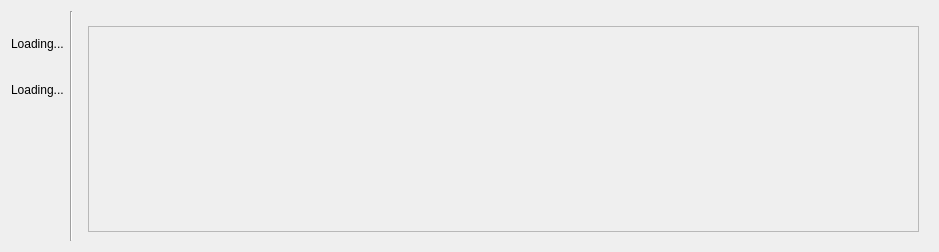
<?xml version="1.0" encoding="UTF-8"?>
<ui version="4.0">
 <class>Form</class>
 <widget class="QWidget" name="Form">
  <property name="geometry">
   <rect>
    <x>0</x>
    <y>0</y>
    <width>939</width>
    <height>252</height>
   </rect>
  </property>
  <property name="windowTitle">
   <string>Form</string>
  </property>
  <layout class="QHBoxLayout" name="horizontalLayout" stretch="0,0,1">
   <item>
    <layout class="QVBoxLayout" name="verticalLayout">
     <item>
      <layout class="QHBoxLayout" name="horizontalLayout_2">
       <item>
        <widget class="PyDMByteIndicator" name="bc_bytes">
         <property name="enabled">
          <bool>false</bool>
         </property>
         <property name="toolTip">
          <string/>
         </property>
         <property name="channel" stdset="0">
          <string>ca://${line_arbiter_prefix}BeamClassOutputs:BeamClassChannel_RBV</string>
         </property>
         <property name="orientation" stdset="0">
          <enum>Qt::Vertical</enum>
         </property>
         <property name="numBits" stdset="0">
          <number>4</number>
         </property>
         <property name="labels" stdset="0">
          <stringlist>
           <string>Channel 01 - BC Bit 0 (LSB)</string>
           <string>Channel 02 - BC Bit 1</string>
           <string>Channel 03 - BC Bit 2</string>
           <string>Channel 04 - BC Bit 3 (MSB)</string>
          </stringlist>
         </property>
        </widget>
       </item>
       <item>
        <spacer name="horizontalSpacer_2">
         <property name="orientation">
          <enum>Qt::Horizontal</enum>
         </property>
         <property name="sizeHint" stdset="0">
          <size>
           <width>40</width>
           <height>20</height>
          </size>
         </property>
        </spacer>
       </item>
      </layout>
     </item>
     <item>
      <widget class="QLabel" name="bc_summary_label">
       <property name="text">
        <string>Loading...</string>
       </property>
      </widget>
     </item>
     <item>
      <layout class="QHBoxLayout" name="horizontalLayout_3">
       <item>
        <widget class="PyDMByteIndicator" name="rate_bytes">
         <property name="enabled">
          <bool>false</bool>
         </property>
         <property name="toolTip">
          <string/>
         </property>
         <property name="channel" stdset="0">
          <string>ca://${line_arbiter_prefix}CuRateOutputs:CTLSChannel_RBV</string>
         </property>
         <property name="orientation" stdset="0">
          <enum>Qt::Vertical</enum>
         </property>
         <property name="numBits" stdset="0">
          <number>3</number>
         </property>
         <property name="labels" stdset="0">
          <stringlist>
           <string>Channel 09 - RATE_1</string>
           <string>Channel 10 - RATE_10</string>
           <string>Channel 11 - RATE_120</string>
          </stringlist>
         </property>
        </widget>
       </item>
       <item>
        <spacer name="horizontalSpacer_3">
         <property name="orientation">
          <enum>Qt::Horizontal</enum>
         </property>
         <property name="sizeHint" stdset="0">
          <size>
           <width>40</width>
           <height>20</height>
          </size>
         </property>
        </spacer>
       </item>
      </layout>
     </item>
     <item>
      <widget class="QLabel" name="rate_summary_label">
       <property name="text">
        <string>Loading...</string>
       </property>
      </widget>
     </item>
     <item>
      <spacer name="verticalSpacer_2">
       <property name="orientation">
        <enum>Qt::Vertical</enum>
       </property>
       <property name="sizeHint" stdset="0">
        <size>
         <width>20</width>
         <height>40</height>
        </size>
       </property>
      </spacer>
     </item>
    </layout>
   </item>
   <item>
    <widget class="Line" name="line">
     <property name="orientation">
      <enum>Qt::Vertical</enum>
     </property>
    </widget>
   </item>
   <item>
    <widget class="QFrame" name="frame">
     <property name="styleSheet">
      <string notr="true"/>
     </property>
     <property name="frameShape">
      <enum>QFrame::NoFrame</enum>
     </property>
     <property name="frameShadow">
      <enum>QFrame::Plain</enum>
     </property>
     <layout class="QVBoxLayout" name="verticalLayout_2" stretch="0,1">
      <item>
       <widget class="PyDMEmbeddedDisplay" name="PyDMEmbeddedDisplay">
        <property name="sizePolicy">
         <sizepolicy hsizetype="Minimum" vsizetype="Preferred">
          <horstretch>0</horstretch>
          <verstretch>0</verstretch>
         </sizepolicy>
        </property>
        <property name="maximumSize">
         <size>
          <width>16777215</width>
          <height>45</height>
         </size>
        </property>
        <property name="toolTip">
         <string/>
        </property>
        <property name="frameShape">
         <enum>QFrame::NoFrame</enum>
        </property>
        <property name="macros" stdset="0">
         <string>{}</string>
        </property>
        <property name="filename" stdset="0">
         <string>../templates/arbiter_outputs_header.ui</string>
        </property>
        <property name="loadWhenShown" stdset="0">
         <bool>true</bool>
        </property>
        <property name="disconnectWhenHidden" stdset="0">
         <bool>true</bool>
        </property>
        <property name="followSymlinks" stdset="0">
         <bool>false</bool>
        </property>
       </widget>
      </item>
      <item>
       <widget class="QScrollArea" name="scrollArea">
        <property name="widgetResizable">
         <bool>true</bool>
        </property>
        <widget class="QWidget" name="arbiter_outputs_content">
         <property name="geometry">
          <rect>
           <x>0</x>
           <y>0</y>
           <width>672</width>
           <height>185</height>
          </rect>
         </property>
         <layout class="QVBoxLayout" name="verticalLayout_3">
          <property name="spacing">
           <number>0</number>
          </property>
          <property name="leftMargin">
           <number>0</number>
          </property>
          <property name="topMargin">
           <number>0</number>
          </property>
          <property name="rightMargin">
           <number>0</number>
          </property>
          <property name="bottomMargin">
           <number>0</number>
          </property>
         </layout>
        </widget>
       </widget>
      </item>
     </layout>
    </widget>
   </item>
  </layout>
 </widget>
 <customwidgets>
  <customwidget>
   <class>PyDMByteIndicator</class>
   <extends>QWidget</extends>
   <header>pydm.widgets.byte</header>
  </customwidget>
  <customwidget>
   <class>PyDMEmbeddedDisplay</class>
   <extends>QFrame</extends>
   <header>pydm.widgets.embedded_display</header>
  </customwidget>
 </customwidgets>
 <resources/>
 <connections/>
</ui>
